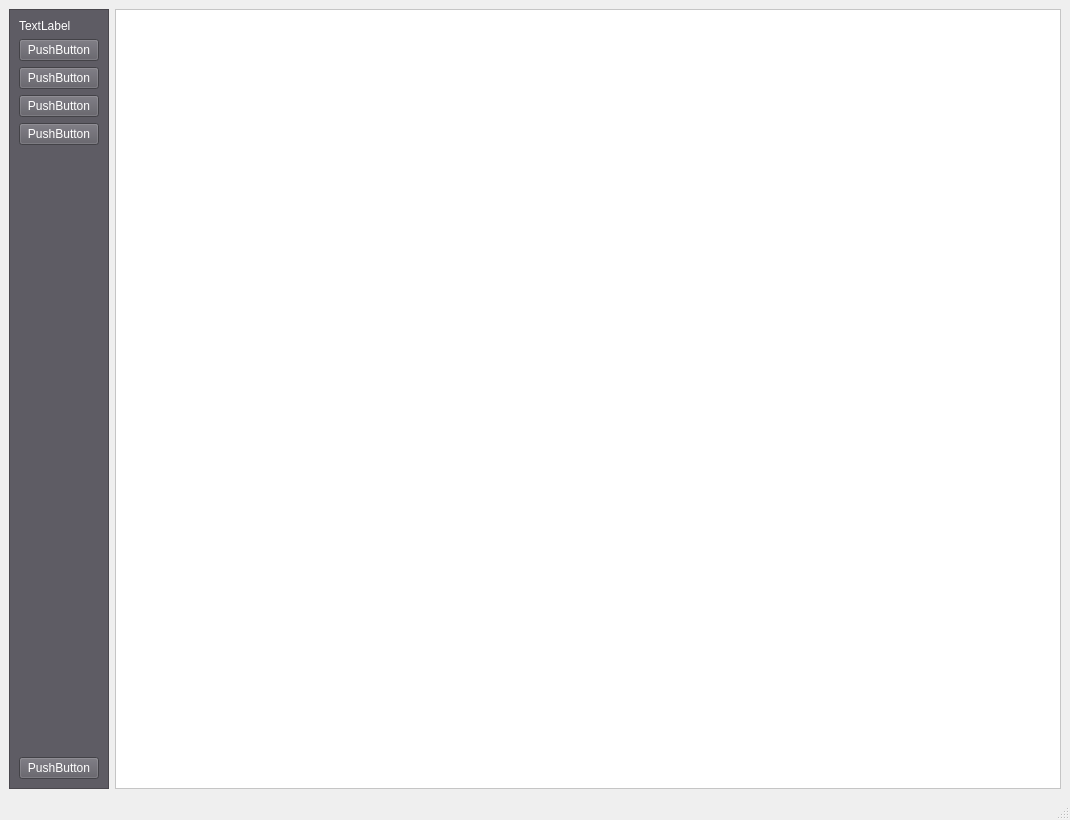
<?xml version="1.0" encoding="UTF-8"?>
<ui version="4.0">
 <class>MainWindow</class>
 <widget class="QMainWindow" name="MainWindow">
  <property name="geometry">
   <rect>
    <x>0</x>
    <y>0</y>
    <width>1070</width>
    <height>820</height>
   </rect>
  </property>
  <property name="windowTitle">
   <string>MainWindow</string>
  </property>
  <widget class="QWidget" name="centralwidget">
   <layout class="QGridLayout" name="gridLayout">
    <item row="0" column="0">
     <widget class="QFrame" name="frame">
      <property name="styleSheet">
       <string notr="true">background-color: rgb(94, 92, 100);</string>
      </property>
      <property name="frameShape">
       <enum>QFrame::StyledPanel</enum>
      </property>
      <property name="frameShadow">
       <enum>QFrame::Raised</enum>
      </property>
      <layout class="QVBoxLayout" name="verticalLayout">
       <item>
        <widget class="QLabel" name="label">
         <property name="styleSheet">
          <string notr="true">color: rgb(255, 255, 255);</string>
         </property>
         <property name="text">
          <string>TextLabel</string>
         </property>
        </widget>
       </item>
       <item>
        <widget class="QPushButton" name="pushButton">
         <property name="styleSheet">
          <string notr="true">color: rgb(255, 255, 255);</string>
         </property>
         <property name="text">
          <string>PushButton</string>
         </property>
        </widget>
       </item>
       <item>
        <widget class="QPushButton" name="pushButton_2">
         <property name="styleSheet">
          <string notr="true">color: rgb(255, 255, 255);</string>
         </property>
         <property name="text">
          <string>PushButton</string>
         </property>
        </widget>
       </item>
       <item>
        <widget class="QPushButton" name="pushButton_3">
         <property name="styleSheet">
          <string notr="true">color: rgb(255, 255, 255);</string>
         </property>
         <property name="text">
          <string>PushButton</string>
         </property>
        </widget>
       </item>
       <item>
        <widget class="QPushButton" name="pushButton_4">
         <property name="styleSheet">
          <string notr="true">color: rgb(255, 255, 255);</string>
         </property>
         <property name="text">
          <string>PushButton</string>
         </property>
        </widget>
       </item>
       <item>
        <spacer name="verticalSpacer">
         <property name="orientation">
          <enum>Qt::Vertical</enum>
         </property>
         <property name="sizeHint" stdset="0">
          <size>
           <width>20</width>
           <height>552</height>
          </size>
         </property>
        </spacer>
       </item>
       <item>
        <widget class="QPushButton" name="pushButton_5">
         <property name="styleSheet">
          <string notr="true">color: rgb(255, 255, 255);</string>
         </property>
         <property name="text">
          <string>PushButton</string>
         </property>
        </widget>
       </item>
      </layout>
     </widget>
    </item>
    <item row="0" column="1">
     <widget class="QFrame" name="frame_2">
      <property name="sizePolicy">
       <sizepolicy hsizetype="Expanding" vsizetype="Preferred">
        <horstretch>0</horstretch>
        <verstretch>0</verstretch>
       </sizepolicy>
      </property>
      <property name="styleSheet">
       <string notr="true">background-color: rgb(255, 255, 255);</string>
      </property>
      <property name="frameShape">
       <enum>QFrame::StyledPanel</enum>
      </property>
      <property name="frameShadow">
       <enum>QFrame::Raised</enum>
      </property>
      <widget class="QStackedWidget" name="stackedWidget">
       <property name="geometry">
        <rect>
         <x>0</x>
         <y>0</y>
         <width>921</width>
         <height>721</height>
        </rect>
       </property>
       <property name="currentIndex">
        <number>2</number>
       </property>
       <widget class="QWidget" name="page">
        <widget class="QPushButton" name="pushButton_6">
         <property name="geometry">
          <rect>
           <x>30</x>
           <y>20</y>
           <width>89</width>
           <height>25</height>
          </rect>
         </property>
         <property name="text">
          <string>PushButton</string>
         </property>
        </widget>
        <widget class="QLabel" name="label_2">
         <property name="geometry">
          <rect>
           <x>130</x>
           <y>20</y>
           <width>67</width>
           <height>17</height>
          </rect>
         </property>
         <property name="styleSheet">
          <string notr="true">background-color: rgb(255, 255, 255);</string>
         </property>
         <property name="text">
          <string>TextLabel</string>
         </property>
        </widget>
       </widget>
       <widget class="QWidget" name="page_3"/>
       <widget class="QWidget" name="page_2">
        <widget class="QListView" name="listView">
         <property name="geometry">
          <rect>
           <x>0</x>
           <y>0</y>
           <width>951</width>
           <height>731</height>
          </rect>
         </property>
        </widget>
       </widget>
      </widget>
     </widget>
    </item>
   </layout>
  </widget>
  <widget class="QMenuBar" name="menubar">
   <property name="geometry">
    <rect>
     <x>0</x>
     <y>0</y>
     <width>1070</width>
     <height>27</height>
    </rect>
   </property>
  </widget>
  <widget class="QStatusBar" name="statusbar"/>
 </widget>
 <resources/>
 <connections/>
</ui>
